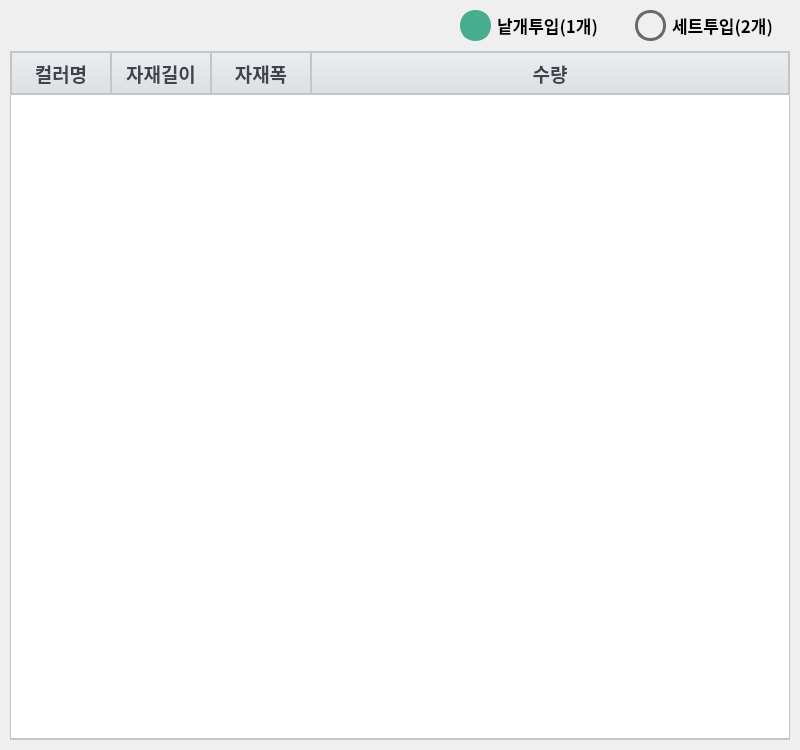
<?xml version="1.0" encoding="UTF-8"?>
<ui version="4.0">
 <class>Dialog</class>
 <widget class="QDialog" name="Dialog">
  <property name="geometry">
   <rect>
    <x>0</x>
    <y>0</y>
    <width>800</width>
    <height>750</height>
   </rect>
  </property>
  <property name="windowTitle">
   <string>DAESUNG MES - 작업지시서 선택</string>
  </property>
  <property name="windowIcon">
   <iconset>
    <normaloff>../img/ICON.ico</normaloff>../img/ICON.ico</iconset>
  </property>
  <property name="styleSheet">
   <string notr="true">QTableWidget{
border: 1px solid #c2c6c9;
border-bottom: 2px solid #c2c6c9;
gridline-color: #dddddd;
color:#595b5f;
alternate-background-color: #F1F6FD;
background: #ffffff;
selection-background-color: #DCE0E9;
selection-color: #383838;
outline: 0;
}
QHeaderView::section {
background-color: qlineargradient(spread:pad, x1:0, y1:0, x2:0, y2:1, stop:0 rgba(234, 238, 241, 255), stop:1 rgba(219, 223, 227, 255));
border-width: 1px 1px 2px 1px;
border-style: solid;
border-color: #c2c6c9;
color:#3f444a;
height: 40px;
}</string>
  </property>
  <layout class="QVBoxLayout" name="verticalLayout">
   <property name="spacing">
    <number>10</number>
   </property>
   <property name="leftMargin">
    <number>10</number>
   </property>
   <property name="topMargin">
    <number>10</number>
   </property>
   <property name="rightMargin">
    <number>10</number>
   </property>
   <property name="bottomMargin">
    <number>10</number>
   </property>
   <item alignment="Qt::AlignRight|Qt::AlignTop">
    <widget class="QFrame" name="cut_qty_frame">
     <property name="styleSheet">
      <string notr="true">QRadioButton::indicator{
border: 3px solid #696969;
border-radius: 15px;
background: none;
width: 25px;
height: 25px;
}
QRadioButton::indicator:checked {
background: 3px solid #47AD8E;
border: 3px solid #47AD8E;
}</string>
     </property>
     <property name="frameShape">
      <enum>QFrame::NoFrame</enum>
     </property>
     <property name="frameShadow">
      <enum>QFrame::Raised</enum>
     </property>
     <layout class="QHBoxLayout" name="horizontalLayout_63">
      <property name="spacing">
       <number>20</number>
      </property>
      <property name="leftMargin">
       <number>0</number>
      </property>
      <property name="topMargin">
       <number>0</number>
      </property>
      <property name="rightMargin">
       <number>0</number>
      </property>
      <property name="bottomMargin">
       <number>0</number>
      </property>
      <item alignment="Qt::AlignRight">
       <widget class="QRadioButton" name="cut_1_radio">
        <property name="sizePolicy">
         <sizepolicy hsizetype="Preferred" vsizetype="Preferred">
          <horstretch>0</horstretch>
          <verstretch>0</verstretch>
         </sizepolicy>
        </property>
        <property name="minimumSize">
         <size>
          <width>155</width>
          <height>0</height>
         </size>
        </property>
        <property name="font">
         <font>
          <family>맑은 고딕</family>
          <pointsize>13</pointsize>
          <weight>75</weight>
          <bold>true</bold>
         </font>
        </property>
        <property name="cursor">
         <cursorShape>PointingHandCursor</cursorShape>
        </property>
        <property name="text">
         <string>낱개투입(1개)</string>
        </property>
        <property name="checked">
         <bool>true</bool>
        </property>
       </widget>
      </item>
      <item alignment="Qt::AlignRight">
       <widget class="QRadioButton" name="cut_2_radio">
        <property name="sizePolicy">
         <sizepolicy hsizetype="Preferred" vsizetype="Preferred">
          <horstretch>0</horstretch>
          <verstretch>0</verstretch>
         </sizepolicy>
        </property>
        <property name="minimumSize">
         <size>
          <width>155</width>
          <height>0</height>
         </size>
        </property>
        <property name="font">
         <font>
          <family>맑은 고딕</family>
          <pointsize>13</pointsize>
          <weight>75</weight>
          <bold>true</bold>
         </font>
        </property>
        <property name="cursor">
         <cursorShape>PointingHandCursor</cursorShape>
        </property>
        <property name="text">
         <string>세트투입(2개)</string>
        </property>
        <property name="checked">
         <bool>false</bool>
        </property>
       </widget>
      </item>
     </layout>
    </widget>
   </item>
   <item>
    <widget class="QTableWidget" name="tableWidget">
     <property name="sizePolicy">
      <sizepolicy hsizetype="Preferred" vsizetype="Expanding">
       <horstretch>0</horstretch>
       <verstretch>0</verstretch>
      </sizepolicy>
     </property>
     <property name="font">
      <font>
       <pointsize>18</pointsize>
       <weight>75</weight>
       <bold>true</bold>
      </font>
     </property>
     <property name="styleSheet">
      <string notr="true"/>
     </property>
     <property name="frameShape">
      <enum>QFrame::NoFrame</enum>
     </property>
     <property name="horizontalScrollBarPolicy">
      <enum>Qt::ScrollBarAlwaysOff</enum>
     </property>
     <property name="sizeAdjustPolicy">
      <enum>QAbstractScrollArea::AdjustIgnored</enum>
     </property>
     <property name="editTriggers">
      <set>QAbstractItemView::DoubleClicked</set>
     </property>
     <property name="alternatingRowColors">
      <bool>true</bool>
     </property>
     <property name="selectionMode">
      <enum>QAbstractItemView::SingleSelection</enum>
     </property>
     <property name="selectionBehavior">
      <enum>QAbstractItemView::SelectRows</enum>
     </property>
     <property name="sortingEnabled">
      <bool>false</bool>
     </property>
     <property name="rowCount">
      <number>0</number>
     </property>
     <attribute name="horizontalHeaderDefaultSectionSize">
      <number>100</number>
     </attribute>
     <attribute name="horizontalHeaderStretchLastSection">
      <bool>true</bool>
     </attribute>
     <attribute name="verticalHeaderVisible">
      <bool>false</bool>
     </attribute>
     <column>
      <property name="text">
       <string>컬러명</string>
      </property>
      <property name="font">
       <font>
        <family>맑은 고딕</family>
        <pointsize>14</pointsize>
        <weight>75</weight>
        <bold>true</bold>
       </font>
      </property>
     </column>
     <column>
      <property name="text">
       <string>자재길이</string>
      </property>
      <property name="font">
       <font>
        <family>맑은 고딕</family>
        <pointsize>14</pointsize>
        <weight>75</weight>
        <bold>true</bold>
       </font>
      </property>
     </column>
     <column>
      <property name="text">
       <string>자재폭</string>
      </property>
      <property name="font">
       <font>
        <family>맑은 고딕</family>
        <pointsize>14</pointsize>
        <weight>75</weight>
        <bold>true</bold>
       </font>
      </property>
     </column>
     <column>
      <property name="text">
       <string>수량</string>
      </property>
      <property name="font">
       <font>
        <family>맑은 고딕</family>
        <pointsize>14</pointsize>
        <weight>75</weight>
        <bold>true</bold>
       </font>
      </property>
     </column>
    </widget>
   </item>
  </layout>
 </widget>
 <resources/>
 <connections/>
</ui>
